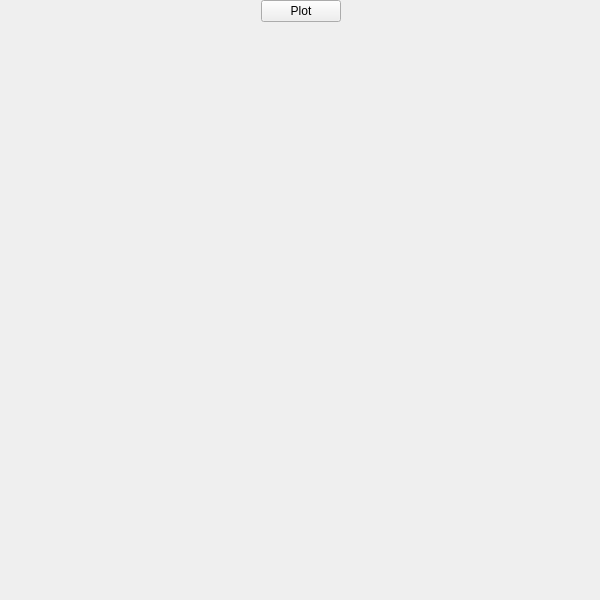
<?xml version="1.0" encoding="UTF-8"?>
<ui version="4.0">
 <class>Widget</class>
 <widget class="QWidget" name="Widget">
  <property name="geometry">
   <rect>
    <x>0</x>
    <y>0</y>
    <width>600</width>
    <height>600</height>
   </rect>
  </property>
  <property name="windowTitle">
   <string>Widget</string>
  </property>
  <widget class="QWidget" name="">
   <property name="geometry">
    <rect>
     <x>0</x>
     <y>0</y>
     <width>601</width>
     <height>601</height>
    </rect>
   </property>
   <layout class="QVBoxLayout" name="verticalLayout">
    <item>
     <layout class="QHBoxLayout" name="horizontalLayout">
      <item>
       <spacer name="horizontalSpacer">
        <property name="orientation">
         <enum>Qt::Horizontal</enum>
        </property>
        <property name="sizeHint" stdset="0">
         <size>
          <width>40</width>
          <height>20</height>
         </size>
        </property>
       </spacer>
      </item>
      <item>
       <widget class="QPushButton" name="pushButton">
        <property name="text">
         <string>Plot</string>
        </property>
       </widget>
      </item>
      <item>
       <spacer name="horizontalSpacer_2">
        <property name="orientation">
         <enum>Qt::Horizontal</enum>
        </property>
        <property name="sizeHint" stdset="0">
         <size>
          <width>40</width>
          <height>20</height>
         </size>
        </property>
       </spacer>
      </item>
     </layout>
    </item>
    <item>
     <spacer name="verticalSpacer">
      <property name="orientation">
       <enum>Qt::Vertical</enum>
      </property>
      <property name="sizeHint" stdset="0">
       <size>
        <width>20</width>
        <height>378</height>
       </size>
      </property>
     </spacer>
    </item>
   </layout>
  </widget>
 </widget>
 <resources/>
 <connections/>
</ui>
